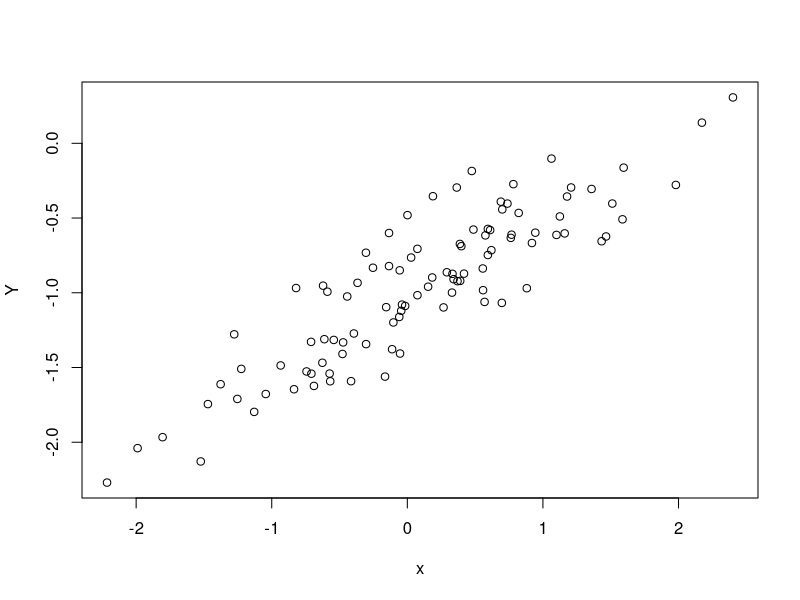
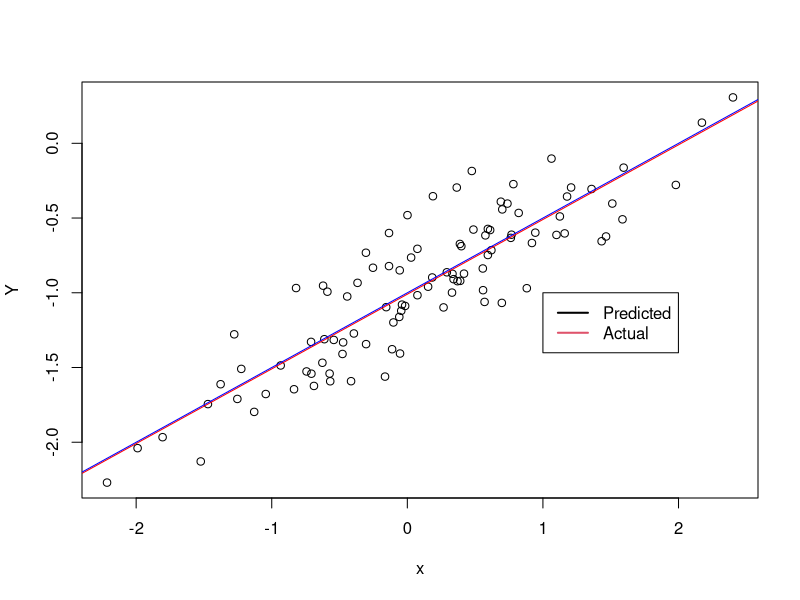
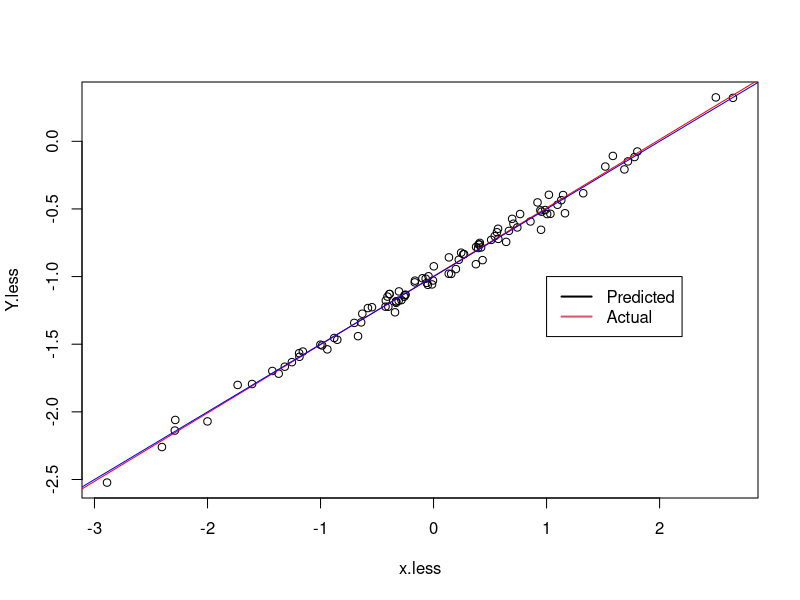
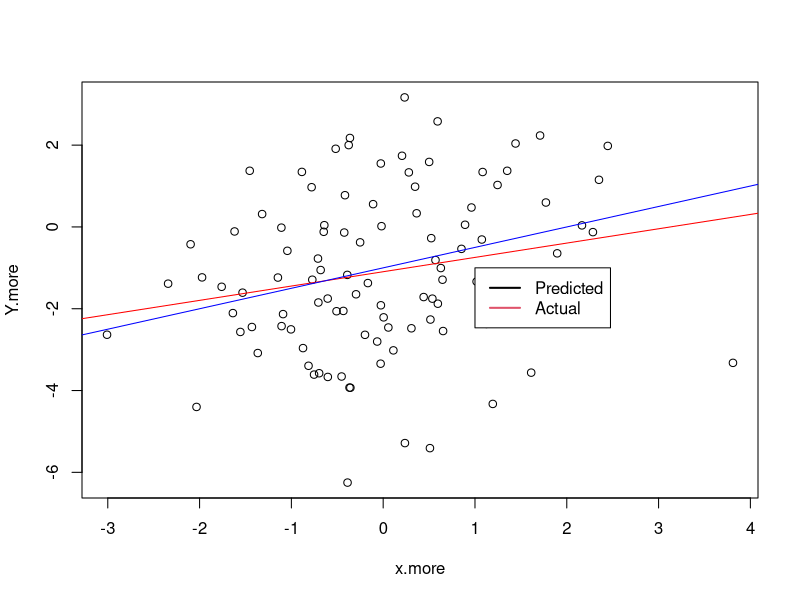

Reproduce these figures in R, in order.
## ---- chunk 1
knitr::opts_chunk$set(echo = TRUE)
## ---- chunk 2
set.seed(1)

# Creating a vector with values drawn from a random distribution

x = rnorm(100)
## ---- chunk 3
eps = rnorm(100, 0, 0.25)
## ---- chunk 4
Y = -1 + 0.5*x + eps
## ---- chunk 5
plot(x, Y)
## ---- chunk 6
lm.fit = lm(Y~x)
summary(lm.fit)
## ---- chunk 7
plot(x, Y)
abline(lm.fit, col='red')
abline(-1, 0.5, col="blue")
legend(-1, c("Predicted", "Actual"), col=1:2, lwd=2)
## ---- chunk 8
lm.poly.fit = lm(Y~x+I(x^2))
summary(lm.poly.fit)
## ---- chunk 9
x.less = rnorm(100)
## ---- chunk 10
eps.less = rnorm(100, 0, 0.05) # epsilon

# Creating the Y value given x and eps

Y.less = -1 + 0.5*x.less + eps.less
## ---- chunk 11
lm.less.fit = lm(Y.less ~ x.less)
## ---- chunk 12
summary(lm.less.fit)
## ---- chunk 13
plot(x.less, Y.less)

# Plotting the least square regression line
abline(lm.less.fit, col='red')

# Plotting the population regression line
abline(-1, 0.5, col="blue")

# Creating a legend for plot
legend(-1, c("Predicted", "Actual"), col=1:2, lwd=2)
## ---- chunk 14
x.more = rnorm(100)
## ---- chunk 15
eps.more = rnorm(100, 0, 2)
## ---- chunk 16
Y.more = -1 + 0.5*x.more + eps.more

# Fitting a least square regression
lm.more.fit = lm(Y.more~x.more)

# Getting the summary statistics
summary(lm.more.fit)
## ---- chunk 17
plot(x.more, Y.more)

# Plotting the least square regression line
abline(lm.more.fit, col='red')

# Plotting the population regression line
abline(-1, 0.5, col="blue")

# Creating a legend for plot
legend(-1, c("Predicted", "Actual"), col=1:2, lwd=2)
## ---- chunk 18
confint(lm.fit)
confint(lm.less.fit)
confint(lm.more.fit)
